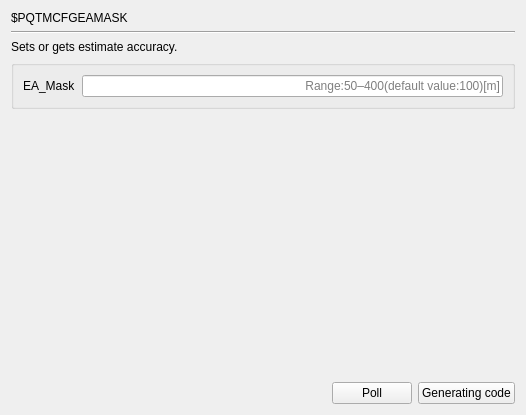
     <widget class="QWidget" name="page_PQTMCFGEAMASK">
      <layout class="QGridLayout" name="gridLayout_6">
       <item row="0" column="0">
        <widget class="QLabel" name="label_557">
         <property name="text">
          <string>$PQTMCFGEAMASK</string>
         </property>
        </widget>
       </item>
       <item row="1" column="0" colspan="3">
        <widget class="Line" name="line_142">
         <property name="orientation">
          <enum>Qt::Horizontal</enum>
         </property>
        </widget>
       </item>
       <item row="2" column="0">
        <widget class="QLabel" name="label_558">
         <property name="text">
          <string>Sets or gets estimate accuracy.</string>
         </property>
        </widget>
       </item>
       <item row="3" column="0" colspan="3">
        <widget class="QGroupBox" name="groupBox_132">
         <property name="title">
          <string/>
         </property>
         <layout class="QGridLayout" name="gridLayout_40">
          <item row="0" column="0">
           <widget class="QLabel" name="label_42">
            <property name="text">
             <string>EA_Mask</string>
            </property>
           </widget>
          </item>
          <item row="0" column="1">
           <widget class="QLineEdit" name="lineEdit_PQTMCFGEAMASK">
            <property name="alignment">
             <set>Qt::AlignRight|Qt::AlignTrailing|Qt::AlignVCenter</set>
            </property>
            <property name="placeholderText">
             <string>Range:50–400(default value:100)[m]</string>
            </property>
           </widget>
          </item>
         </layout>
        </widget>
       </item>
       <item row="4" column="2">
        <spacer name="verticalSpacer_142">
         <property name="orientation">
          <enum>Qt::Vertical</enum>
         </property>
         <property name="sizeHint" stdset="0">
          <size>
           <width>20</width>
           <height>267</height>
          </size>
         </property>
        </spacer>
       </item>
       <item row="5" column="0">
        <spacer name="horizontalSpacer_142">
         <property name="orientation">
          <enum>Qt::Horizontal</enum>
         </property>
         <property name="sizeHint" stdset="0">
          <size>
           <width>315</width>
           <height>20</height>
          </size>
         </property>
        </spacer>
       </item>
       <item row="5" column="1">
        <widget class="QPushButton" name="poll_PQTMCFGEAMASK">
         <property name="text">
          <string>Poll</string>
         </property>
        </widget>
       </item>
       <item row="5" column="2">
        <widget class="QPushButton" name="GC_PQTMCFGEAMASK">
         <property name="text">
          <string>Generating code</string>
         </property>
        </widget>
       </item>
      </layout>
     </widget>
